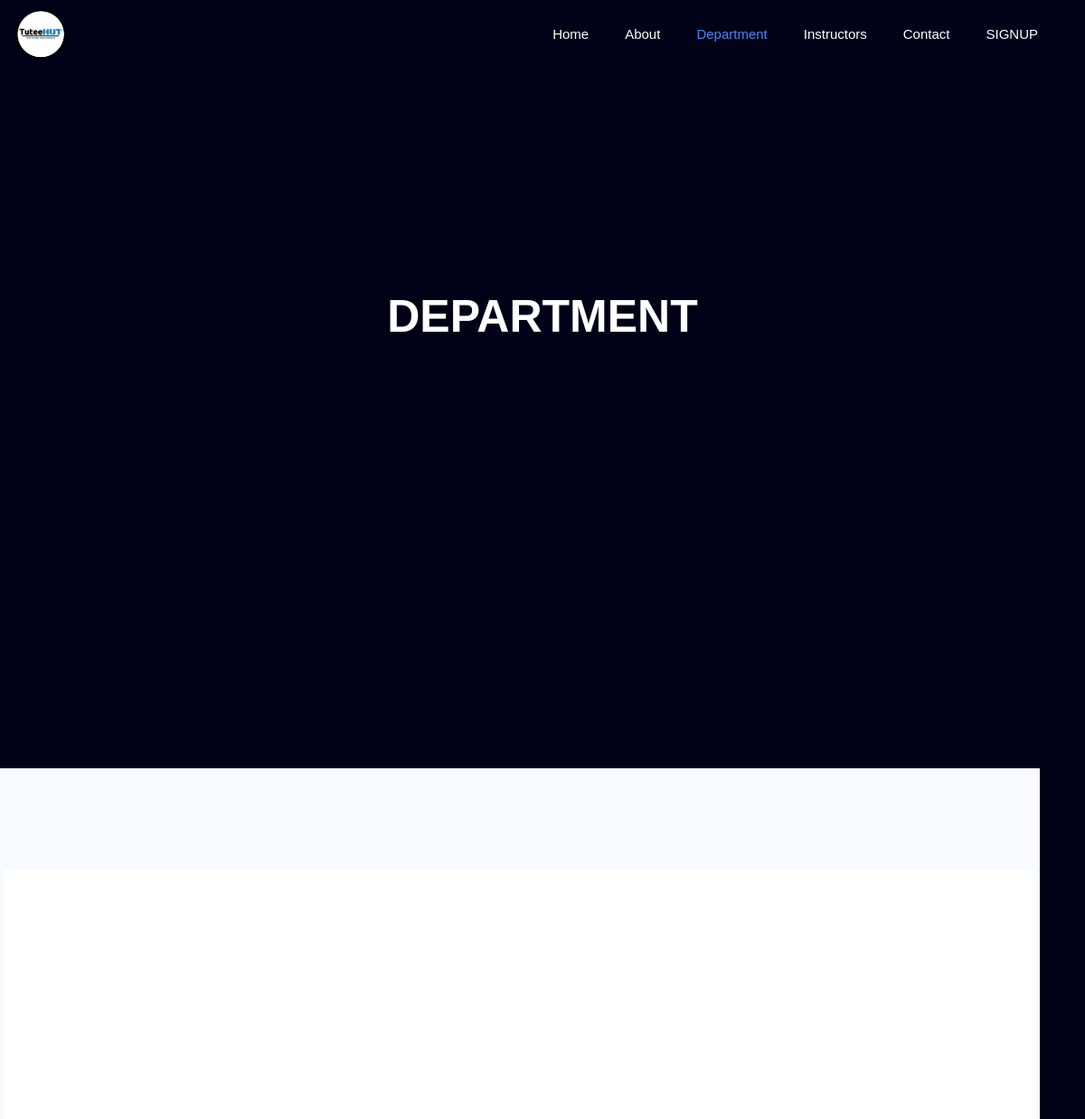
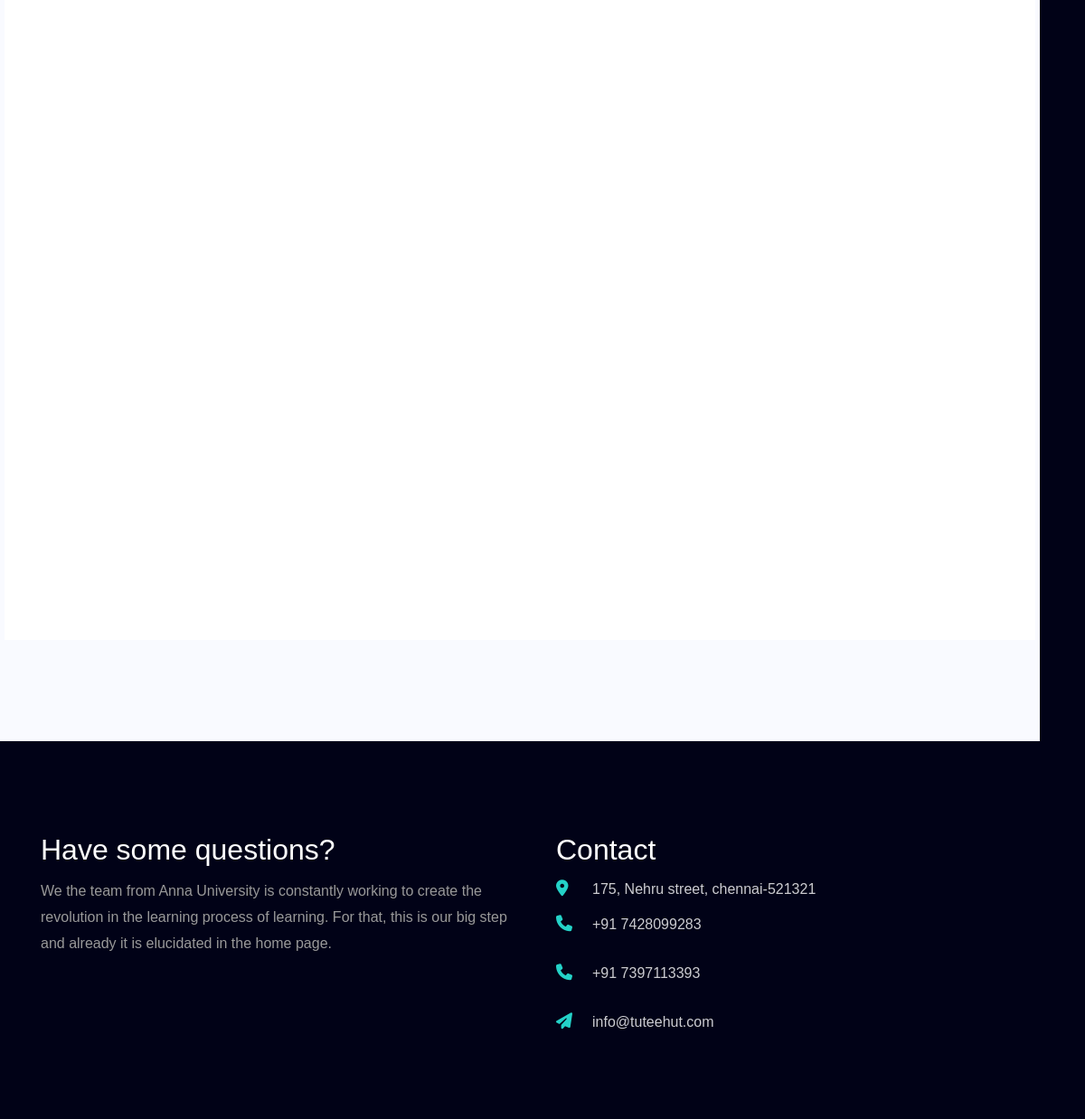
The page /department.php on the database its author committed (2 pictures, top to bottom).
### tables this page shows
CREATE TABLE `home` (
  `headings` text NOT NULL,
  `paragraphs` longtext NOT NULL,
  `visibility` int(1) NOT NULL DEFAULT 1
);

### department.php (the view, shortened to what this page needs)
<?php
include('visibility.php') ?>
<!DOCTYPE html>
<html lang="en"><head><meta http-equiv="Content-Type" content="text/html; charset=UTF-8">
<head><link rel="icon" href="favicon.ico" type="image/icon type"></head>
<link rel="stylesheet" href="https://cdnjs.cloudflare.com/ajax/libs/font-awesome/4.7.0/css/font-awesome.min.css">
<link href="./StudyLab - Free Bootstrap 4 Template by Colorlib_files/css" rel="stylesheet">
<link rel="stylesheet" href="./StudyLab - Free Bootstrap 4 Template by Colorlib_files/font-awesome.min.css">
<link rel="stylesheet" href="./StudyLab - Free Bootstrap 4 Template by Colorlib_files/animate.css">
<link rel="stylesheet" href="./StudyLab - Free Bootstrap 4 Template by Colorlib_files/owl.carousel.min.css">
<link rel="stylesheet" href="./StudyLab - Free Bootstrap 4 Template by Colorlib_files/owl.theme.default.min.css">
<link rel="stylesheet" href="./StudyLab - Free Bootstrap 4 Template by Colorlib_files/magnific-popup.css">
<link rel="stylesheet" href="./StudyLab - Free Bootstrap 4 Template by Colorlib_files/bootstrap-datepicker.css">
<link rel="stylesheet" href="./StudyLab - Free Bootstrap 4 Template by Colorlib_files/jquery.timepicker.css">
<link rel="stylesheet" href="./StudyLab - Free Bootstrap 4 Template by Colorlib_files/flaticon.css">
<link rel="stylesheet" href="./StudyLab - Free Bootstrap 4 Template by Colorlib_files/style.css">
</head>
<body onload="visibility_checking()" style="background-color: #fff">
<nav class="navbar navbar-expand-lg navbar-dark ftco_navbar bg-dark ftco-navbar-light" id="ftco-navbar">
<div class="container" style="padding:0">
<img src="newlogo1.png" style="height: 10%;width:10%;padding:0%;margin: 0;border:0"></div>
<div class="collapse navbar-collapse" id="ftco-nav" style="padding: 0">
<ul class="navbar-nav ml-auto">
<li class="nav-item"><a href="index.php" class="nav-link">Home</a></li>
<li class="nav-item" id="about1"><a href="index.php#about" class="nav-link">About</a></li>
<li class="nav-item active" id="department1"><a href="department.php" class="nav-link">Department</a></li>
<li class="nav-item "><a href="Instructors.php" class="nav-link">Instructors</a></li>
<li class="nav-item" id="contact1" onclick="contact_change()"><a href="#contact" class="nav-link">Contact</a></li>
<li class="nav-item"><a href="signup_page.php" class="nav-link">SIGNUP</a></li>
</ul>
</div>
</nav>
<section style="background-color: #010217; height: 100vh; width: auto; padding-top: 40vh">
<div class="container">
<div class="row no-gutters slider-text align-items-end justify-content-center">
<div class="col-md-9 ftco-animate pb-5 text-center fadeInUp ftco-animated" style=>
<h1 class="mb-0 bread">DEPARTMENT</h1>
</div>
</div>
</div>
</section>
<section class="ftco-section bg-light" id="quiz" style="background-color: #fff;border-right: 50px solid #010217;border-top: 50px solid #010217;min-height:100%;">
<div class="container" style="min-height: 100%; background-color: #fff">
<div class="row justify-content-center pb-4" style="background-color: #fff">
</div>
<div class="row">
</div>
</div>
</section>
<footer  id="contact" onmouseover="contact_change()" onmouseout="department_change()" style="background-color: #010217; padding-bottom: 0.5em">
<div class="container" >
<div class="row mb-5" >
<div class="col-md pt-5" >
<div class="ftco-footer-widget pt-md-5 mb-4" >
<h2 class="ftco-heading-2" style="color: white"><?php $sql="SELECT paragraphs FROM home where headings='contact_heading'";
$result=mysqli_query($conn,$sql);
$val = mysqli_fetch_assoc($result);
echo $val['paragraphs'];?></h2>
<p><?php $sql="SELECT paragraphs FROM home where headings='contact_about'";
$result=mysqli_query($conn,$sql);
$val = mysqli_fetch_assoc($result);
echo $val['paragraphs'];?>
  </p>
<ul class="ftco-footer-social list-unstyled float-md-left float-lft">
</ul>
</div>
</div>
<div class="col-md pt-5">
<div class="ftco-footer-widget pt-md-5 mb-4">
<h2 class="ftco-heading-2" style="color: white">Contact</h2>
<div class="block-23 mb-3">
<ul>
<li><span class="icon fa fa-map-marker"></span><span class="text">
  <?php $sql="SELECT paragraphs FROM home where headings='address'";
$result=mysqli_query($conn,$sql);
$val = mysqli_fetch_assoc($result);
echo $val['paragraphs'];?>
</span></li>
<li><a href="#"><span class="icon fa fa-phone"></span><span class="text"><?php $sql="SELECT paragraphs FROM home where headings='phone_number1'";
$result=mysqli_query($conn,$sql);
$val = mysqli_fetch_assoc($result);
echo $val['paragraphs'];?>
  </span></a></li>
<li><a href="#"><span class="icon fa fa-phone"></span><span class="text"><?php $sql="SELECT paragraphs FROM home where headings='phone_number2'";
$result=mysqli_query($conn,$sql);
$val = mysqli_fetch_assoc($result);
echo $val['paragraphs'];?>
  </span></a></li>
<li><a href="#"><span class="icon fa fa-paper-plane"></span><span class="text">info@tuteehut.com</span></a></li>
</ul>
</div>
</div>
</div>
</div>
</div>
</footer>
</body></html>

### rows shown on the page
home: paragraphs "Have some questions?"
home: paragraphs "We the team from Anna University is constantly working to create the revolution in the learning process of learning. For that, this is our big step and already it is elucidated in the home page."
home: paragraphs "175, Nehru street, chennai-521321"
home: paragraphs "+91 7428099283"
home: paragraphs "+91 7397113393"
